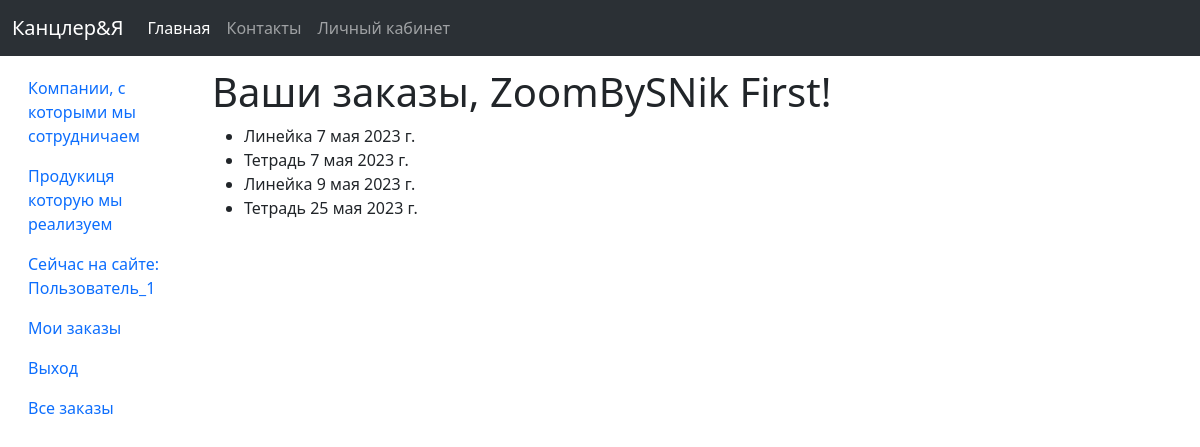
The app's page /borrowed/ (signed in) with its own data.
### products/models.py (models this page shows, shortened)
class ProductInstance(models.Model):
    product = models.ForeignKey('Product', on_delete=models.CASCADE, blank=True, null=True)
    inv_number = models.CharField(max_length=120, verbose_name="Инвентарный номер")
    status = models.ForeignKey('Status', on_delete=models.CASCADE, blank=True, null=True, verbose_name="Статус продукта")
    due_back = models.DateField(blank=True, null=True, verbose_name="Дата окончания статуса продукта")
    custumer = models.ForeignKey(User, on_delete=models.SET_NULL, blank=True, null=True, verbose_name="Заказчик")
    class Meta:
        verbose_name = "Инвентарный номер",
        verbose_name_plural = "Инвентарные номера"

class Product(models.Model):
    title = models.TextField(max_length=120, verbose_name="Название") #наименование продукта
    description = models.TextField(blank=True, null=True, verbose_name="Описание") #описание продукта
    weight = models.TextField(blank=True, verbose_name="Вес", null=True)
    company = models.ForeignKey(Company, on_delete=models.CASCADE, blank=True, null=True)
    def __str__(self):
        return self.title
    class Meta:
        verbose_name = "Продукт",
        verbose_name_plural = "Продукты"

### products/views.py (the view)
# urls.py: re_path('borrowed/', LoanedBooksByUserListView.as_view(), name='my-borrowed'),
class LoanedBooksByUserListView(LoginRequiredMixin, generic.ListView):
    model = ProductInstance
    template_name='product/bookinstance_list_custumer_user.html'
    paginate_by=10
    def get_queryset(self):
        return ProductInstance.objects.filter(custumer=self.request.user).filter(status_id__exact=3).order_by('due_back')

### templates/product/bookinstance_list_custumer_user.html (shortened to what this page needs)
{%extends 'base.html'%}
{%block content%}
<div class="container-ffuid">
  <div class="row">
    <div class="col-sm-2">
      <ul class="nav flex-column">
        <li class="nav-item">
          <li class="naw-item">
            <a class="nav-link active" aria-current="page" href="{% url 'company' %}">
                Компании, с которыми мы сотрудничаем
            </a>
                </li>
                <li class="nav-item">
                    <a class="nav-link" href="#">Продукиця которую мы реализуем</a>
                </li>
                {% if not user.is_aunthenticated %}
                <li class="nav-item sl-2">
                    <a class="nav-link" href="">Сейчас на сайте: {{user.get_username}}</a>
                </li>
                <li class="nav-item sl-2">
                    <a class="nav-link" href="{% url 'my-borrowed' %}">Мои заказы</a>
                </li>
                <li class="nav-item sl-2">
                    <a class="nav-link" href="{% url 'logout'%}? next=" {{request.path}}">Выход</a>
                </li>
                {% else %}
                <li class="nav-item">
                    <a class="nav-link" href="{% url 'login'%}? next=" {{request.path}}">Вход</a>
                </li>
                {% endif %}
            </ul>
            {% if user.is_staff %}
            <ul class="nav flex-column">
                <li class="nav-item">
                    <a class="nav-link" href="{% url 'all-borrowed' %}">Все заказы</a>
                </li>
            </ul>
            {% endif %}
        </div>
        <div class="col-sm-10">
            {% if not user.is_aunthenticated %}
            <div class="col-sm-10">
                <h1>Ваши заказы, {{user.get_full_name}}!</h1>
            </div>
            {% endif %}
            {%if productinstance_list %}
            <ul>
              {% for productinst in productinstance_list %}
              <li>{{productinst.product}} {{productinst.due_back}}
              </li>
              {% endfor %}
            </ul>
            {% else %}
                <p> У вас нет заказов </p>
            {% endif %}
        </div>
    </div>
</div>
{% endblock content%}

### records on screen
ProductInstance: product "Линейка", due_back "7 мая 2023 г."
ProductInstance: product "Тетрадь", due_back "7 мая 2023 г."
ProductInstance: product "Линейка", due_back "9 мая 2023 г."
ProductInstance: product "Тетрадь", due_back "25 мая 2023 г."

### other values on screen
{{ user.get_username }} "Пользователь_1"
{{ user.get_full_name }} "ZoomBySNik First"
